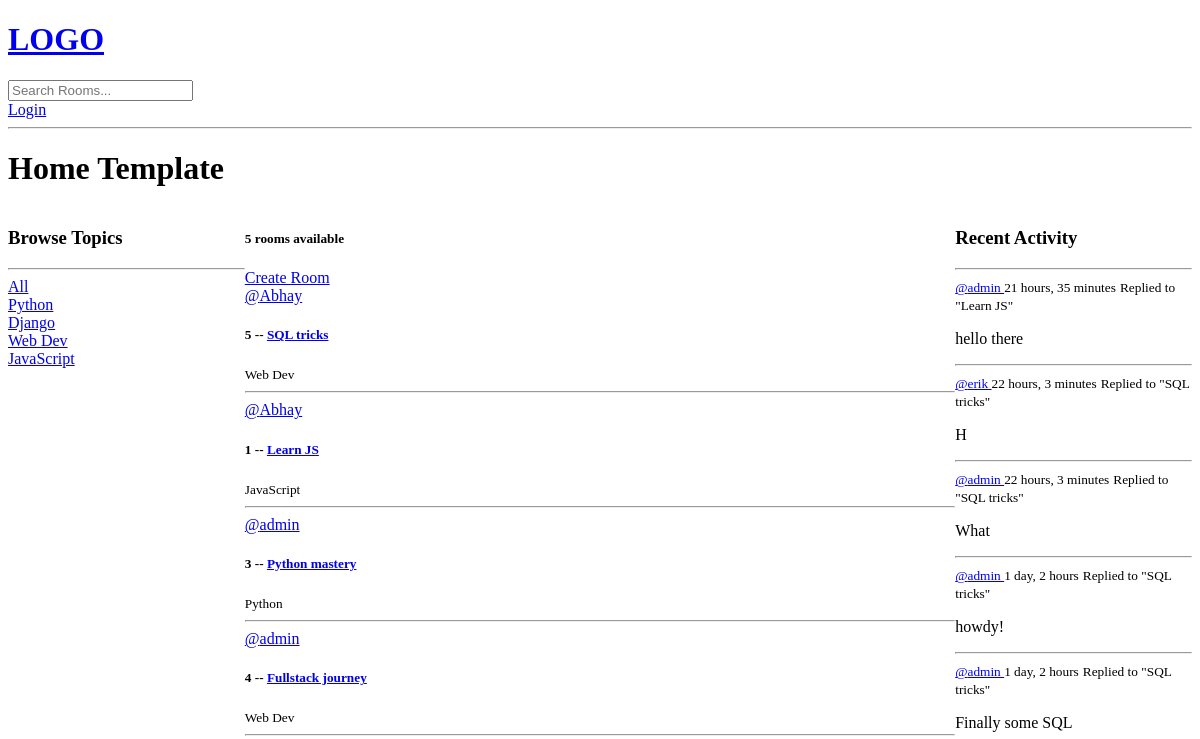
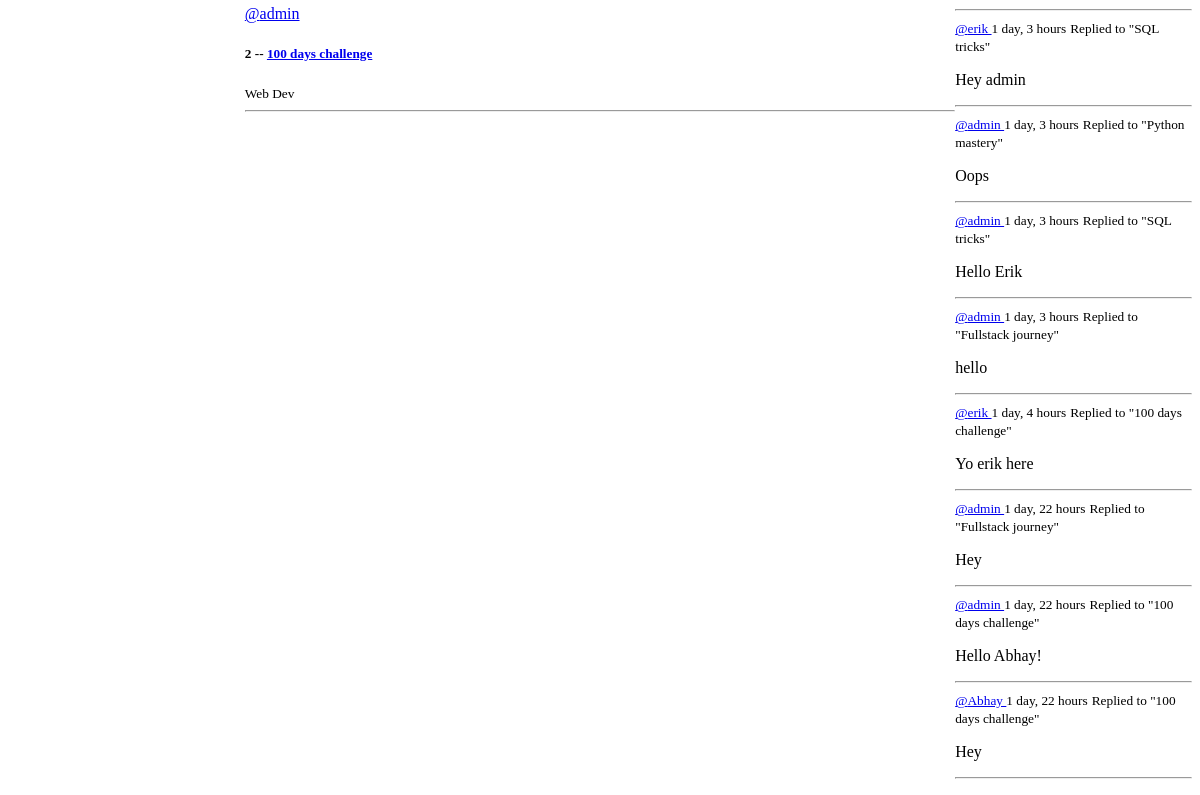
The app's page /, older data (2 pictures, top to bottom).
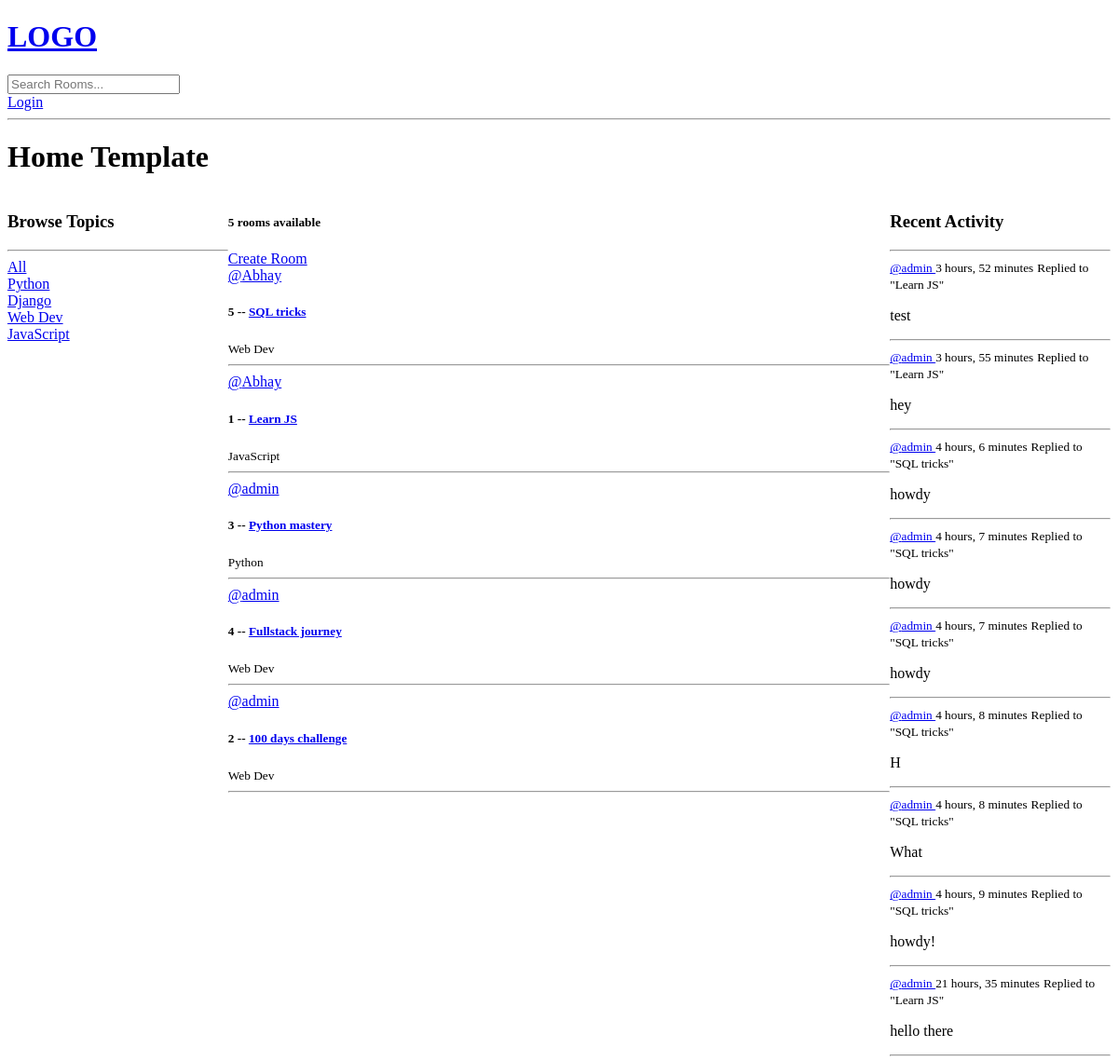
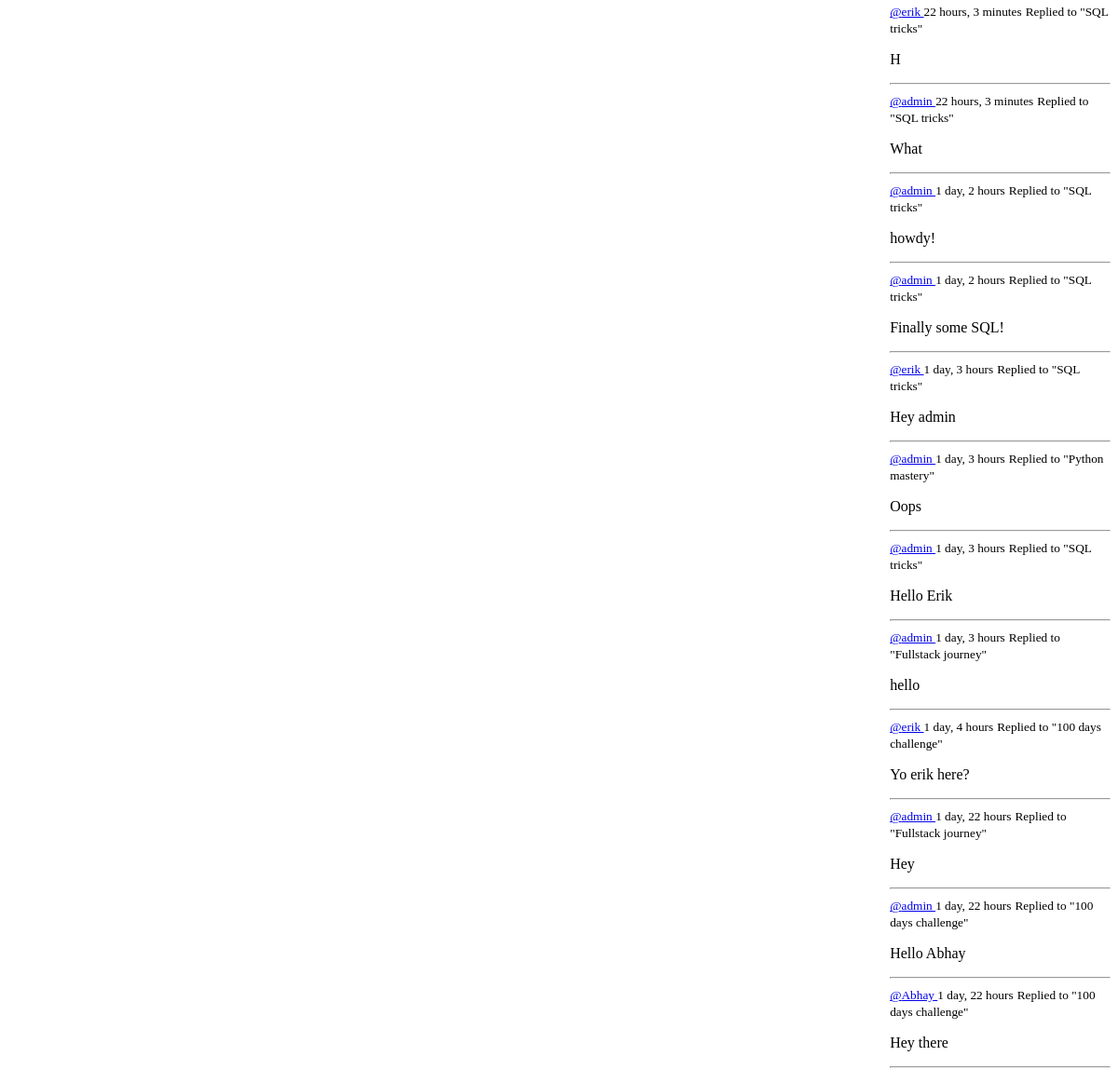
The same page, newer data (2 pictures, top to bottom).
### base/models.py (models this page shows, shortened)
class Topic(models.Model):
    name = models.CharField(max_length=200)

class Room(models.Model):
    host = models.ForeignKey(User, on_delete=models.SET_NULL, null=True)
    topic = models.ForeignKey(Topic, on_delete=models.SET_NULL, null=True)
    name = models.CharField(max_length=200)
    description = models.TextField(null=True, blank=True)
    participants = models.ManyToManyField(
        User, related_name="participants_reverse", blank=True)
    updated = models.DateTimeField(auto_now=True)
    created = models.DateTimeField(auto_now_add=True)
    class Meta:
        ordering = ['-updated', '-created']
    def __str__(self):
        return self.name

class Message(models.Model):
    user = models.ForeignKey(User, on_delete=models.CASCADE)
    room = models.ForeignKey(Room, on_delete=models.CASCADE)
    body = models.TextField()
    updated = models.DateTimeField(auto_now=True)
    created = models.DateTimeField(auto_now_add=True)
    class Meta:
        ordering = ['-created', '-updated']
    def __str__(self):
        return self.body[0:50]

### base/views.py (the view)
# urls.py: path('', views.home, name='home'),
def home(request):
    q = request.GET.get('q') if request.GET.get('q') != None else ''
    rooms = Room.objects.filter(Q(topic__name__icontains=q) | Q(
        name__icontains=q) | Q(description__icontains=q))
    topics = Topic.objects.all()
    room_len = rooms.count()
    room_messages = Message.objects.filter(Q(room__topic__name__icontains=q))
    context = {'rooms': rooms, 'topics': topics,
               'room_count': room_len, 'room_messages': room_messages}
    return render(request, 'base/home.html', context=context)

### base/templates/base/home.html (shortened to what this page needs)
{%extends 'main.html'%} {%block content%}
<h1>Home Template</h1>
<div class="home-container">
  <div>
    {%include 'base/topic_component.html'%}
  </div>
  <div>
    <h5>
      {{room_count}} {%if room_count == 1%} room {%else%} rooms {%endif%}
      available
    </h5>
    <a href="{%url 'create-room'%}">Create Room</a>
    {%include 'base/feed_component.html'%}
    </div>
    <div>
      {%include 'base/activity_component.html'%}
    </div>
  </div>
  {%endblock content%}

### base/templates/base/topic_component.html
<h3>Browse Topics</h3>
<hr />
<div>
  <a href="{%url 'home'%}">All</a>
</div>
{%for topic in topics%}
<div>
  <a href="{%url 'home'%}?q={{topic.name}}">{{topic.name}}</a>
</div>
{%endfor%}

### base/templates/base/feed_component.html (shortened to what this page needs)
<div>
  {% for room in rooms %}
  <div>
    <a href="{%url 'user-profile' room.host.id%}">@{{room.host.username}}</a>
    <h5>
      {{room.id}} -- <a href="{% url 'room' room.id%}"> {{room.name}} </a>
    </h5>
  </div>
  <small>{{room.topic.name}}</small>
  <hr />
  {% endfor %}
</div>

### base/templates/base/activity_component.html (shortened to what this page needs)
<h3>Recent Activity</h3>
<hr />
{%for message in room_messages%}
<div>
  <small
    ><a href="{%url 'user-profile' message.user.id%}">@{{message.user}} </a
    >{{message.created|timesince}}</small
  >
  <small>Replied to "{{message.room}}"</small>
  <p>{{message}}</p>
  <hr />
</div>
{%endfor%}

Row changes from the older to the newer data that the page shows:
added Message: user "admin", created "3 hours, 52 minutes", room "Learn JS", body "test"
added Message: user "admin", created "3 hours, 55 minutes", room "Learn JS", body "hey"
added Message: user "admin", created "4 hours, 6 minutes", room "SQL tricks", body "howdy"
added Message: user "admin", created "4 hours, 7 minutes", room "SQL tricks", body "howdy"
added Message: user "admin", created "4 hours, 7 minutes", room "SQL tricks", body "howdy"
added Message: user "admin", created "4 hours, 8 minutes", room "SQL tricks", body "H"
added Message: user "admin", created "4 hours, 8 minutes", room "SQL tricks", body "What"
added Message: user "admin", created "4 hours, 9 minutes", room "SQL tricks", body "howdy!"
changed Message: body "Finally some SQL" → "Finally some SQL!"
changed Message: body "Yo erik here" → "Yo erik here?"
changed Message: body "Hello Abhay!" → "Hello Abhay"
changed Message "Abhay": body "Hey" → "Hey there"
